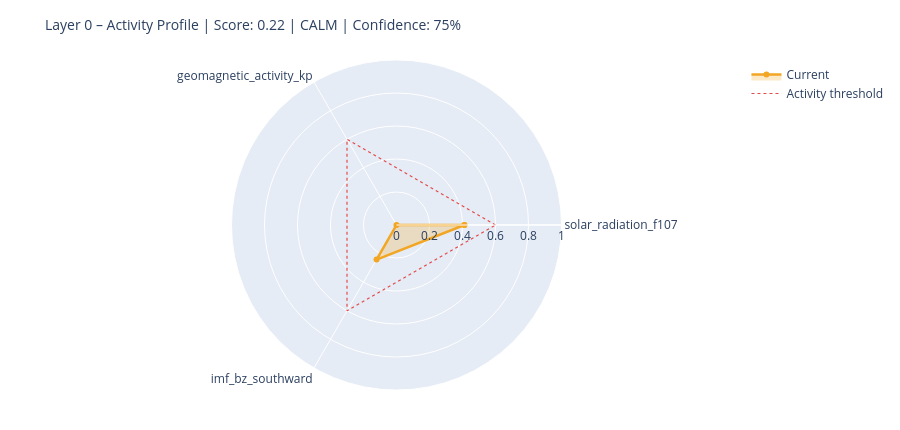

Notebook cell for this chart:
### Markdown cell above
---
## 6. State Assessment & Handoff to Layer 1

### Code cell
# ============================================================
# STEP 1 – Collect raw values with source modes
# Mode: 'primary' | 'fallback_3h' | 'last_valid' | 'missing'
# ============================================================

def safe_last(df, col):
    if df is None or col not in df.columns: return None
    s = df[col].dropna()
    return float(s.iloc[-1]) if not s.empty else None

f107_now = safe_last(df_f107, 'f10.7')
bz_now   = safe_last(df_mag,  'bz_gsm')
kp_now   = safe_last(df_kp,   'kp')
sw_now   = safe_last(df_sw,   'speed')

source_modes = {
    'F10.7':    'primary'  if f107_now is not None else 'missing',
    'Kp':       'primary'  if kp_now   is not None else 'missing',
    'IMF_Bz':   'primary'  if bz_now   is not None else 'missing',
    'SW_speed': 'primary'  if sw_now   is not None else 'missing',
}

# Kp Fallback – 3h endpoint
if kp_now is None:
    try:
        r = requests.get(
            'https://services.swpc.noaa.gov/json/noaa-planetary-k-index.json',
            timeout=10)
        r.raise_for_status()
        fb = pd.DataFrame(r.json())
        tc = next((c for c in fb.columns if 'time' in c.lower()), fb.columns[0])
        kc = next((c for c in fb.columns if 'kp' in c.lower() and c != tc), None)
        if kc:
            fb[kc] = fb[kc].astype(str).str.extract(r'([0-9]+(?:\.[0-9]*)?)')[0]
            fb[kc] = pd.to_numeric(fb[kc], errors='coerce')
            fb = fb[fb[kc] >= 0].dropna(subset=[kc])
            if not fb.empty:
                kp_now = float(fb[kc].iloc[-1])
                source_modes['Kp'] = 'fallback_3h'
                print(f'  Kp fallback (3h): {kp_now:.1f}')
    except Exception as e:
        print(f'  Kp fallback failed: {e}')

# Solar Wind Fallback – last valid value
if sw_now is None and df_sw is not None and 'speed' in df_sw.columns:
    s = df_sw['speed'].dropna()
    if not s.empty:
        sw_now = float(s.iloc[-1])
        source_modes['SW_speed'] = 'last_valid'
        print(f'  SW fallback (last_valid): {sw_now:.0f} km/s')

print()
print('Source modes:', source_modes)

# ============================================================
# STEP 2 – Score from available components only
# ============================================================

def norm(v, lo, hi):
    if v is None: return None
    return max(0.0, min(1.0, (v - lo) / (hi - lo)))

COMPONENTS = {
    'solar_radiation_f107':    (f107_now, norm(f107_now, 60, 250)),
    'geomagnetic_activity_kp': (kp_now,   norm(kp_now,   0,   9)),
    'imf_bz_southward':        (bz_now,   norm(-(bz_now or 0) if bz_now else None, -5, 30)
                                           if bz_now is not None else None),
    'solar_wind_speed':        (sw_now,   norm(sw_now, 300, 800)),
}

available   = {k: v[1] for k, v in COMPONENTS.items() if v[1] is not None}
unavailable = [k for k, v in COMPONENTS.items() if v[1] is None]

layer0_score = round(sum(available.values()) / len(available), 4) if available else None
confidence   = round(len(available) / len(COMPONENTS), 2)

level = ('unknown'  if layer0_score is None
         else 'calm'     if layer0_score < 0.3
         else 'moderate' if layer0_score < 0.6
         else 'active')

# ============================================================
# STEP 3 – Dominant Driver
# ============================================================

def dominant_driver(kp, f107, bz, sw):
    candidates = []
    if kp   is not None and kp   >= 4:   candidates.append(('geomagnetic',    kp / 9))
    if sw   is not None and sw   >= 500:  candidates.append(('solar_wind',     sw / 800))
    if bz   is not None and bz   <= -5:   candidates.append(('imf_southward',  abs(bz) / 30))
    if f107 is not None and f107 >= 150:  candidates.append(('solar_radiation',f107 / 250))
    return max(candidates, key=lambda x: x[1])[0] if candidates else 'none'

driver = dominant_driver(kp_now, f107_now, bz_now, sw_now)

# ============================================================
# STEP 4 – Downstream expectations
# ============================================================

def downstream_expectation(driver, score, kp, bz, f107):
    exp = {
        'magnetosphere':        'calm',
        'ionosphere':           'calm',
        'schumann_resonance':   'unchanged',
        'lithosphere_currents': 'low',
    }
    if driver == 'geomagnetic' or (kp and kp >= 5):
        exp['magnetosphere']        = 'compressed / storm'
        exp['ionosphere']           = 'elevated disturbance (TEC variability)'
        exp['schumann_resonance']   = 'elevated amplitude possible'
        exp['lithosphere_currents'] = 'elevated induction currents'
    elif driver == 'imf_southward' or (bz and bz <= -5):
        exp['magnetosphere']        = 'energy coupling active'
        exp['ionosphere']           = 'elevated electron density possible'
        exp['schumann_resonance']   = 'slight modulation possible'
    elif driver == 'solar_radiation' or (f107 and f107 >= 150):
        exp['ionosphere']           = 'elevated ionization (F-layer)'
        exp['schumann_resonance']   = 'slightly elevated background activity'
    return exp

downstream = downstream_expectation(driver, layer0_score, kp_now, bz_now, f107_now)

# ============================================================
# CONSOLE OUTPUT
# ============================================================

W = 58
print('=' * W)
print('LAYER 0 – STATE ASSESSMENT')
print('=' * W)
for name, (raw_v, score_v) in COMPONENTS.items():
    if score_v is not None:
        bar = '█' * int(score_v * 20) + '░' * (20 - int(score_v * 20))
        print(f'  {name:<35}  {bar}  {score_v:.2f}')
    else:
        print(f'  {name:<35}  {"─" * 20}  n/a')
print('-' * W)
print(f'  Score ({len(available)}/{len(COMPONENTS)} components):  {layer0_score:.3f}')
print(f'  Confidence:         {confidence:.0%}')
print(f'  Level:              {level.upper()}')
print(f'  Dominant Driver:    {driver}')

# Radar chart
cats = list(available.keys())
vals = list(available.values())
if len(cats) >= 3:
    fig = go.Figure()
    fig.add_trace(go.Scatterpolar(
        r=vals + [vals[0]], theta=cats + [cats[0]],
        fill='toself', fillcolor='rgba(242,166,35,0.25)',
        line=dict(color='#F2A623', width=2.5), name='Current'
    ))
    fig.add_trace(go.Scatterpolar(
        r=[0.6] * (len(cats) + 1), theta=cats + [cats[0]],
        line=dict(color='#E24B4A', dash='dot', width=1.2),
        mode='lines', name='Activity threshold'
    ))
    fig.update_layout(
        title=dict(text=f'Layer 0 – Activity Profile | Score: {layer0_score:.2f} | {level.upper()} | Confidence: {confidence:.0%}',
                   font=dict(size=14)),
        polar=dict(radialaxis=dict(visible=True, range=[0, 1])),
        height=430, showlegend=True,
        margin=dict(l=60, r=60, t=60, b=40)
    )
    fig.show()

### Figure 1 — Plotly figure (JSON) as saved in the notebook; plotly's stock layout.template omitted (floating-point values rounded to 4 significant figures)
{"data": [{"fill": "toself", "fillcolor": "rgba(242,166,35,0.25)", "line": {"color": "#F2A623", "width": 2.5}, "name": "Current", "r": [0.4116, 0.0, 0.2417, 0.4116], "theta": ["solar_radiation_f107", "geomagnetic_activity_kp", "imf_bz_southward", "solar_radiation_f107"], "type": "scatterpolar"}, {"line": {"color": "#E24B4A", "dash": "dot", "width": 1.2}, "mode": "lines", "name": "Activity threshold", "r": [0.6, 0.6, 0.6, 0.6], "theta": ["solar_radiation_f107", "geomagnetic_activity_kp", "imf_bz_southward", "solar_radiation_f107"], "type": "scatterpolar"}], "layout": {"height": 430, "margin": {"b": 40, "l": 60, "r": 60, "t": 60}, "polar": {"radialaxis": {"range": [0, 1], "visible": true}}, "showlegend": true, "title": {"font": {"size": 14}, "text": "Layer 0 – Activity Profile | Score: 0.22 | CALM | Confidence: 75%"}}}
